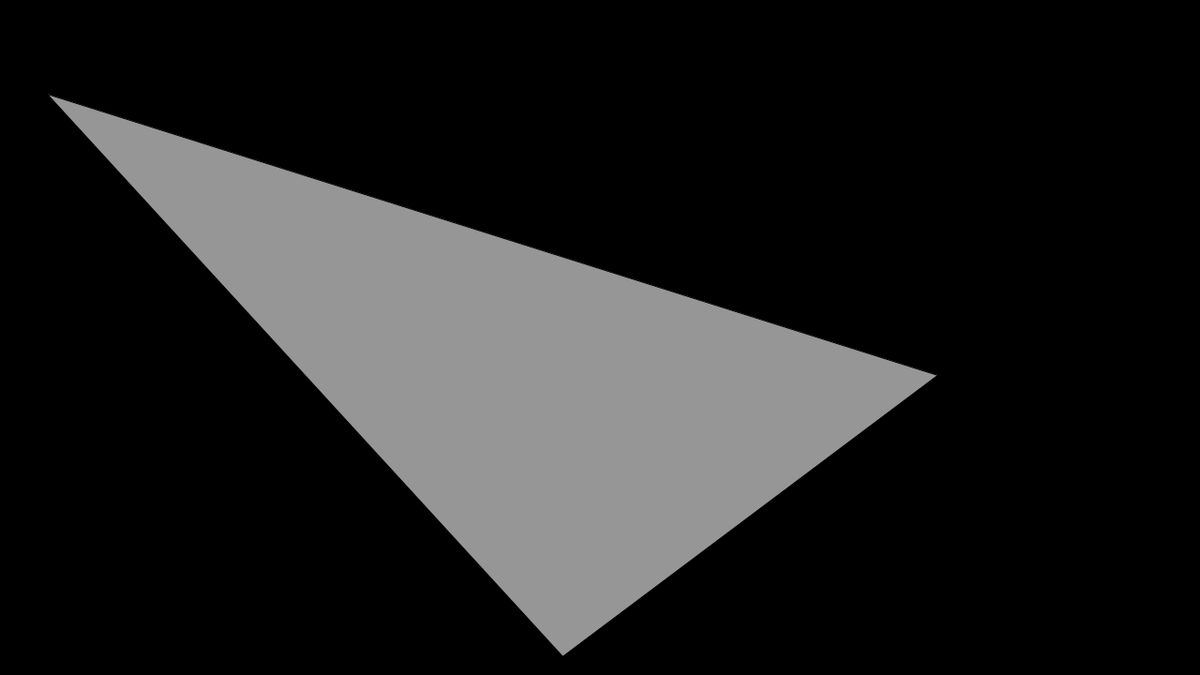
Frame 1 (no input)
Frame 60 (the mouse pressed at the canvas centre just before this capture): identical to frame 1, image omitted
Frame 120 (the mouse held since frame 60 and released just before this capture): identical to frame 1, image omitted

The Processing sketch that drew this single still picture (run headless with seeded random() and noise(); from frame 60 on, the mouse is pressed at the canvas centre):

// Processing sketch: Tests
// ── Tests.pde
void setup() {
  size(1280, 720);
}

void draw() {
  background(0);
  
  smooth();
  fill(150);
  triangle(50, 100, 600, 700, 1000, 400);
}
